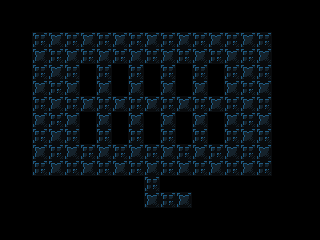

A level layout from a 2D game, rendered from its tile map. Below: a short description, then the map file with tile-grid data replaced by summaries:
An orthogonal 20x15 tile map with 16x16 px tiles, 1 tile layer (background) and 102 objects (72x tile, 14x destructible, 5x triggerable, 5x pressure_plate, 2x pickup_bomb, ...).

<map version="1.4" tiledversion="1.4.3" orientation="orthogonal" renderorder="right-down" width="20" height="15" tilewidth="16" tileheight="16" infinite="0" nextlayerid="6" nextobjectid="292">
 <properties>
  <property name="display_name" value="sneaky bastard dlfjg" />
  <property name="next_level" value="./data/levels/tmx/L40.tmx" />
  <property name="player_bomb_count" value="0" />
 </properties>
 <tileset firstgid="1" name="newtiledsheet" tilewidth="16" tileheight="16" tilecount="180" columns="9">
  <image source="../../newtiledsheet.png" width="144" height="320" />
 </tileset>
 <layer id="1" name="background" width="20" height="15">
  <data>[300 cells, 300 non-empty, 5 distinct tile ids]</data>
 </layer>
 <objectgroup id="4" name="objects">
  <object id="176" type="actor" gid="46" x="144" y="112" width="16" height="16" />
  <object id="183" type="triggerable" gid="16" x="112" y="112" width="16" height="16">
   <properties>
    <property name="triggered_id" type="int" value="2" />
   </properties>
  </object>
  <object id="186" type="destructible" gid="21" x="112" y="48" width="16" height="16" />
  <object id="187" type="destructible" gid="21" x="112" y="64" width="16" height="16" />
  <object id="188" type="destructible" gid="21" x="112" y="160" width="16" height="16" />
  <object id="189" type="destructible" gid="21" x="112" y="176" width="16" height="16" />
  <object id="190" type="pressure_plate" gid="54" x="192" y="64" width="16" height="16">
   <properties>
    <property name="triggers" type="int" value="3" />
   </properties>
  </object>
  <object id="191" type="pressure_plate" gid="54" x="160" y="64" width="16" height="16">
   <properties>
    <property name="triggers" type="int" value="2" />
   </properties>
  </object>
  <object id="192" type="pressure_plate" gid="54" x="160" y="160" width="16" height="16">
   <properties>
    <property name="triggers" type="int" value="1" />
   </properties>
  </object>
  <object id="193" type="pressure_plate" gid="54" x="192" y="160" width="16" height="16">
   <properties>
    <property name="triggers" type="int" value="4" />
   </properties>
  </object>
  <object id="197" type="pressure_plate" gid="54" x="48" y="112" width="16" height="16">
   <properties>
    <property name="triggers" type="int" value="5" />
   </properties>
  </object>
  <object id="200" type="destructible" gid="21" x="128" y="160" width="16" height="16" />
  <object id="201" type="destructible" gid="21" x="128" y="176" width="16" height="16" />
  <object id="202" type="destructible" gid="21" x="128" y="48" width="16" height="16" />
  <object id="203" type="destructible" gid="21" x="128" y="64" width="16" height="16" />
  <object id="204" type="destructible" gid="21" x="96" y="160" width="16" height="16" />
  <object id="205" type="destructible" gid="21" x="96" y="176" width="16" height="16" />
  <object id="206" type="destructible" gid="21" x="96" y="48" width="16" height="16" />
  <object id="207" type="destructible" gid="21" x="96" y="64" width="16" height="16" />
  <object id="209" type="destructible" gid="21" x="32" y="80" width="16" height="16" />
  <object id="210" type="destructible" gid="21" x="64" y="80" width="16" height="16" />
  <object id="211" type="triggerable" gid="8" x="48" y="80" width="16" height="16">
   <properties>
    <property name="triggered_id" type="int" value="5" />
   </properties>
  </object>
  <object id="212" type="pickup_bomb" gid="43" x="48" y="48" width="16" height="16" />
  <object id="213" type="scene_switching_tile" gid="32" x="192" y="208" width="16" height="16">
   <properties>
    <property name="scene" value="./data/levels/tmx/L40.tmx" />
   </properties>
  </object>
  <object id="214" type="triggerable" gid="16" x="160" y="208" width="16" height="16">
   <properties>
    <property name="triggered_id" type="int" value="4" />
   </properties>
  </object>
  <object id="215" type="triggerable" gid="16" x="144" y="208" width="16" height="16">
   <properties>
    <property name="triggered_id" type="int" value="3" />
   </properties>
  </object>
  <object id="216" type="triggerable" gid="7" x="144" y="192" width="16" height="16">
   <properties>
    <property name="triggered_id" type="int" value="1" />
   </properties>
  </object>
  <object id="217" type="pickup_bomb" gid="43" x="128" y="112" width="16" height="16" />
  <object id="218" type="tile" gid="1" x="32" y="32" width="16" height="16" />
  <object id="219" type="tile" gid="1" x="48" y="32" width="16" height="16" />
  <object id="220" type="tile" gid="1" x="64" y="32" width="16" height="16" />
  <object id="221" type="tile" gid="1" x="80" y="32" width="16" height="16" />
  <object id="222" type="tile" gid="1" x="96" y="32" width="16" height="16" />
  <object id="223" type="tile" gid="1" x="112" y="32" width="16" height="16" />
  <object id="224" type="tile" gid="1" x="128" y="32" width="16" height="16" />
  <object id="225" type="tile" gid="1" x="144" y="32" width="16" height="16" />
  <object id="226" type="tile" gid="1" x="160" y="32" width="16" height="16" />
  <object id="227" type="tile" gid="1" x="176" y="32" width="16" height="16" />
  <object id="228" type="tile" gid="1" x="192" y="32" width="16" height="16" />
  <object id="229" type="tile" gid="1" x="208" y="32" width="16" height="16" />
  <object id="230" type="tile" gid="1" x="224" y="32" width="16" height="16" />
  <object id="231" type="tile" gid="1" x="256" y="32" width="16" height="16" />
  <object id="232" type="tile" gid="1" x="240" y="32" width="16" height="16" />
  <object id="233" type="tile" gid="10" x="32" y="192" width="16" height="16" />
  <object id="234" type="tile" gid="10" x="48" y="192" width="16" height="16" />
  <object id="235" type="tile" gid="10" x="80" y="192" width="16" height="16" />
  <object id="236" type="tile" gid="10" x="64" y="192" width="16" height="16" />
  <object id="237" type="tile" gid="10" x="96" y="192" width="16" height="16" />
  <object id="238" type="tile" gid="10" x="112" y="192" width="16" height="16" />
  <object id="240" type="tile" gid="10" x="144" y="224" width="16" height="16" />
  <object id="241" type="tile" gid="10" x="160" y="224" width="16" height="16" />
  <object id="242" type="tile" gid="10" x="176" y="224" width="16" height="16" />
  <object id="243" type="tile" gid="10" x="192" y="224" width="16" height="16" />
  <object id="244" type="tile" gid="10" x="160" y="192" width="16" height="16" />
  <object id="245" type="tile" gid="10" x="176" y="192" width="16" height="16" />
  <object id="246" type="tile" gid="10" x="192" y="192" width="16" height="16" />
  <object id="247" type="tile" gid="10" x="208" y="192" width="16" height="16" />
  <object id="248" type="tile" gid="10" x="224" y="192" width="16" height="16" />
  <object id="249" type="tile" gid="10" x="240" y="192" width="16" height="16" />
  <object id="251" type="tile" gid="10" x="256" y="192" width="16" height="16" />
  <object id="252" type="tile" gid="2" x="272" y="48" width="16" height="16" />
  <object id="253" type="tile" gid="2" x="272" y="64" width="16" height="16" />
  <object id="254" type="tile" gid="2" x="272" y="80" width="16" height="16" />
  <object id="255" type="tile" gid="2" x="272" y="96" width="16" height="16" />
  <object id="256" type="tile" gid="2" x="272" y="128" width="16" height="16" />
  <object id="257" type="tile" gid="2" x="272" y="112" width="16" height="16" />
  <object id="258" type="tile" gid="2" x="272" y="144" width="16" height="16" />
  <object id="259" type="tile" gid="2" x="272" y="160" width="16" height="16" />
  <object id="260" type="tile" gid="2" x="272" y="176" width="16" height="16" />
  <object id="261" type="tile" gid="11" x="16" y="48" width="16" height="16" />
  <object id="262" type="tile" gid="11" x="16" y="64" width="16" height="16" />
  </objectgroup>
</map>
<!-- 31 of 102 objects omitted -->
